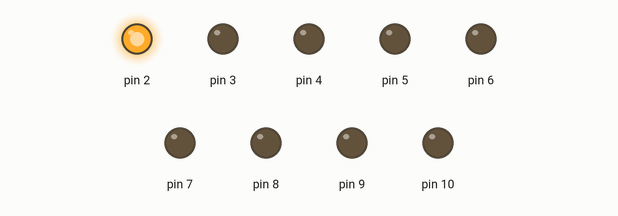
Simulated run of this sketch. Board: Arduino Uno, built with avr-gcc and run on an emulated ATmega328P. Parts: output pins drawn as LEDs (lit = HIGH).

Above: at 0.1 s.
At 0.9 s:
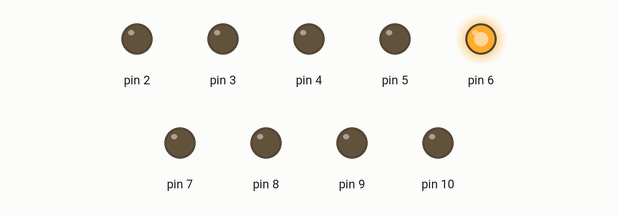
At 1.7 s:
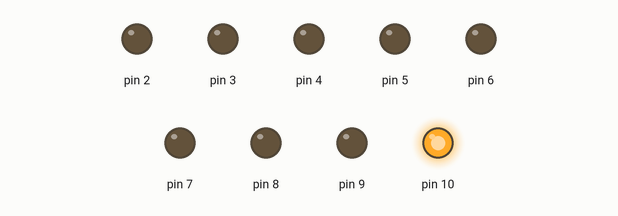
At 3.5 s:
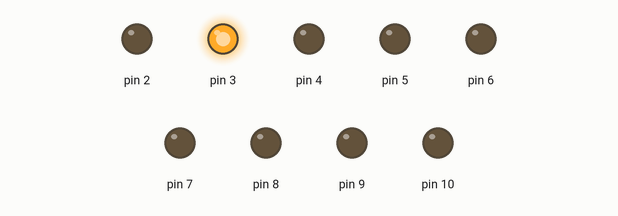
At 5.3 s:
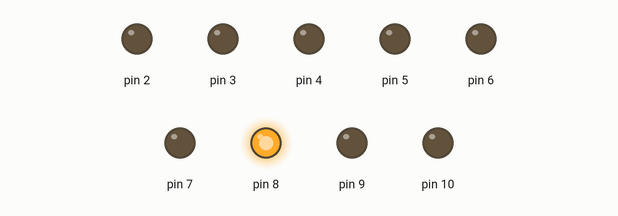
At 7.1 s:
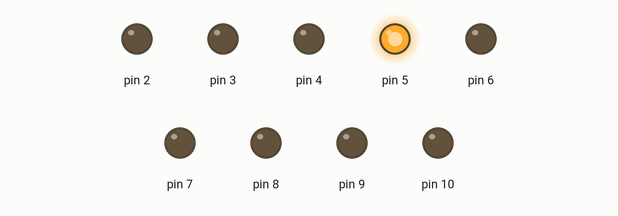
Timing chart, 0 to 7.4 s (numbered marks = the images above):
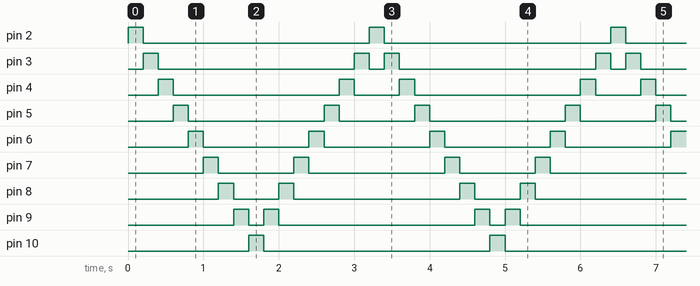

The sketch:

1100925_Arduino_LED_Dancing.ino
```cpp
int D01 = 200;
int D02 = 200;

void setup()
{
  for(int i = 2; i <= 10; i++){

    pinMode(i, OUTPUT);

  }
}

void loop()
{
  for(int i = 2; i <= 10; i++){

    digitalWrite(i, HIGH);
    delay(D01); // Wait for 1000 millisecond(s)
    digitalWrite(i, LOW);

  }

  for(int i = 9; i >= 3; i--){

    digitalWrite(i, HIGH);
    delay(D01); // Wait for 1000 millisecond(s)
    digitalWrite(i, LOW);

  }
}
```

Measured:
- by itself, pin 2, pin 10: alternates HIGH for 0.20 s and LOW for 3.0 s
- by itself, pin 3: repeats every 3.2 s: LOW 2.6 s, HIGH 0.20 s, LOW 0.20 s, HIGH 0.20 s
- by itself, pin 4: repeats every 3.2 s: LOW 2.2 s, HIGH 0.20 s, LOW 0.60 s, HIGH 0.20 s
- by itself, pin 5: repeats every 3.2 s: LOW 1.8 s, HIGH 0.20 s, LOW 1.0 s, HIGH 0.20 s
- by itself, pin 6: alternates HIGH for 0.20 s and LOW for 1.4 s
- by itself, pin 7: repeats every 3.2 s: LOW 1.0 s, HIGH 0.20 s, LOW 1.8 s, HIGH 0.20 s
- by itself, pin 8: repeats every 3.2 s: LOW 0.60 s, HIGH 0.20 s, LOW 2.2 s, HIGH 0.20 s
- by itself, pin 9: repeats every 3.2 s: LOW 0.20 s, HIGH 0.20 s, LOW 2.6 s, HIGH 0.20 s
